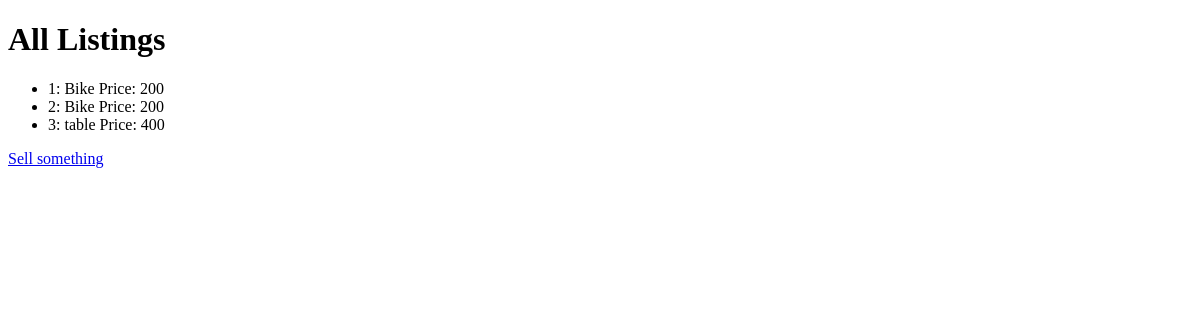
Before: /auctions/ with the older database file.
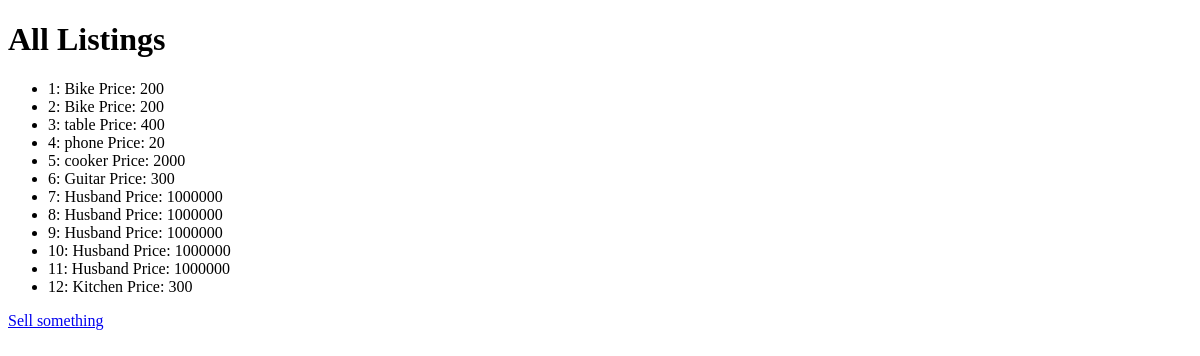
After: the same page with the newer database file.
### auctions/models.py (models this page shows)
class Listing(models.Model):
    date_created = models.DateTimeField(auto_now_add=True, null=True, blank=True)
    item_name = models.CharField(max_length=64)
    description = models.CharField(max_length=64)
    price = models.IntegerField()
    image = models.ImageField(upload_to="listing_images/", blank=True)
    def __str__(self):
        return f'{self.id}: {self.item_name} Price: {self.price}'

### auctions/views.py (the view)
# urls.py: path("", views.index, name="index"),                            #  auctions/.           shows index view which renders index.html
def index(request):
    return render(request, "auctions/index.html", {
        "listings": Listing.objects.all()
    })

### auctions/templates/auctions/index.html
{% extends "auctions/layout.html" %}
{% block body %}
<h1>All Listings</h1>
<ul>
    {% for listing in listings %}
    <li>{{ listing }}</li>
    {% empty %}
    <p>Nothing listed on auction site.</p>
    {% endfor %}
</ul>
<a href="{% url 'auctions:create' %}">Sell something</a>
{% endblock %}

### auctions/templates/auctions/layout.html (shortened to what this page needs)
<!DOCTYPE html>
<html lang="en">
<head>
    {% load static %}
    <link rel="stylesheet" href="{% static 'auctions/styles.css' %}">
</head>
<body>
    {% block body %} {% endblock%}
</body>
</html>

Changed rows visible on the page:
added Listing: id+item_name+price "4: phone Price: 20"
added Listing: id+item_name+price "5: cooker Price: 2000"
added Listing: id+item_name+price "6: Guitar Price: 300"
added Listing: id+item_name+price "7: Husband Price: 1000000"
added Listing: id+item_name+price "8: Husband Price: 1000000"
added Listing: id+item_name+price "9: Husband Price: 1000000"
added Listing: id+item_name+price "10: Husband Price: 1000000"
added Listing: id+item_name+price "11: Husband Price: 1000000"
added Listing: id+item_name+price "12: Kitchen Price: 300"
